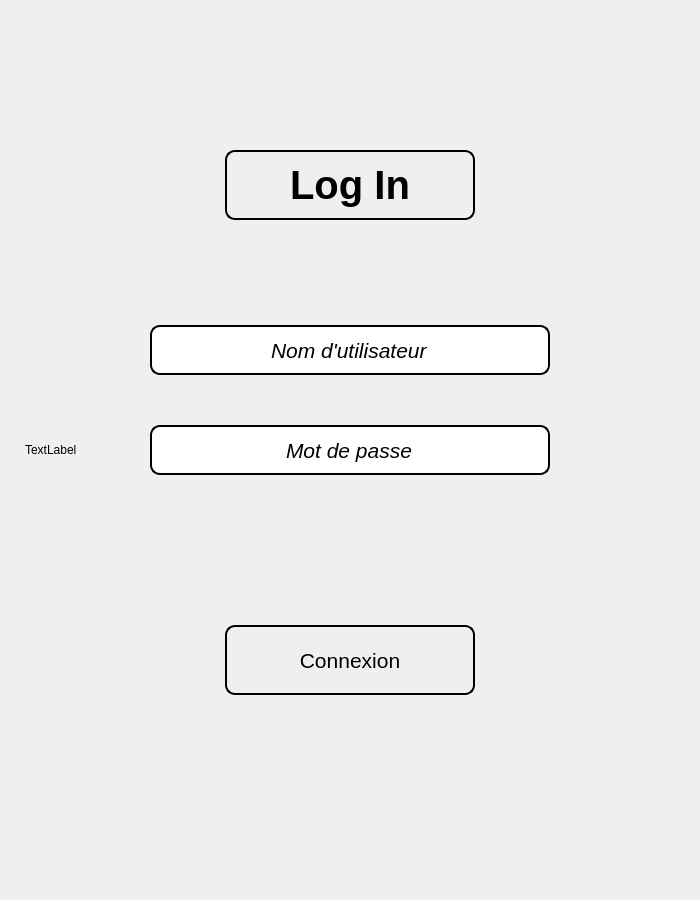
<?xml version="1.0" encoding="UTF-8"?>
<ui version="4.0">
 <class>Login</class>
 <widget class="QDialog" name="Login">
  <property name="geometry">
   <rect>
    <x>0</x>
    <y>0</y>
    <width>700</width>
    <height>900</height>
   </rect>
  </property>
  <property name="windowTitle">
   <string>Dialog</string>
  </property>
  <widget class="QWidget" name="widget" native="true">
   <property name="geometry">
    <rect>
     <x>25</x>
     <y>25</y>
     <width>650</width>
     <height>850</height>
    </rect>
   </property>
   <widget class="QLabel" name="label">
    <property name="geometry">
     <rect>
      <x>0</x>
      <y>0</y>
      <width>650</width>
      <height>850</height>
     </rect>
    </property>
    <property name="styleSheet">
     <string notr="true">border-image: url(:/img/img/cover.jpg);
border-radius: 20px;</string>
    </property>
    <property name="text">
     <string>TextLabel</string>
    </property>
   </widget>
   <widget class="QLabel" name="label_2">
    <property name="geometry">
     <rect>
      <x>200</x>
      <y>125</y>
      <width>250</width>
      <height>70</height>
     </rect>
    </property>
    <property name="font">
     <font>
      <pointsize>30</pointsize>
      <weight>75</weight>
      <bold>true</bold>
      <underline>false</underline>
      <strikeout>false</strikeout>
      <stylestrategy>PreferDefault</stylestrategy>
     </font>
    </property>
    <property name="styleSheet">
     <string notr="true">background: rgba(255, 255, 255, .5);
border: 2px solid;
border-radius: 10px;</string>
    </property>
    <property name="text">
     <string>Log In</string>
    </property>
    <property name="alignment">
     <set>Qt::AlignCenter</set>
    </property>
   </widget>
   <widget class="QLineEdit" name="lineEdit">
    <property name="geometry">
     <rect>
      <x>125</x>
      <y>300</y>
      <width>400</width>
      <height>50</height>
     </rect>
    </property>
    <property name="sizePolicy">
     <sizepolicy hsizetype="Expanding" vsizetype="Fixed">
      <horstretch>0</horstretch>
      <verstretch>0</verstretch>
     </sizepolicy>
    </property>
    <property name="font">
     <font>
      <family>MS Shell Dlg 2</family>
      <pointsize>16</pointsize>
      <weight>50</weight>
      <italic>true</italic>
      <bold>false</bold>
      <stylestrategy>PreferDefault</stylestrategy>
      <kerning>true</kerning>
     </font>
    </property>
    <property name="cursor">
     <cursorShape>IBeamCursor</cursorShape>
    </property>
    <property name="focusPolicy">
     <enum>Qt::StrongFocus</enum>
    </property>
    <property name="acceptDrops">
     <bool>true</bool>
    </property>
    <property name="layoutDirection">
     <enum>Qt::LeftToRight</enum>
    </property>
    <property name="autoFillBackground">
     <bool>false</bool>
    </property>
    <property name="styleSheet">
     <string notr="true">background: rgba(255, 255, 255, .5);
border: 2px solid;
border-radius: 10px;
color: rgba(0, 0, 0, .5);</string>
    </property>
    <property name="text">
     <string>Nom d'utilisateur</string>
    </property>
    <property name="cursorPosition">
     <number>0</number>
    </property>
    <property name="alignment">
     <set>Qt::AlignCenter</set>
    </property>
    <property name="cursorMoveStyle">
     <enum>Qt::LogicalMoveStyle</enum>
    </property>
   </widget>
   <widget class="QLineEdit" name="lineEdit_2">
    <property name="geometry">
     <rect>
      <x>125</x>
      <y>400</y>
      <width>400</width>
      <height>50</height>
     </rect>
    </property>
    <property name="font">
     <font>
      <pointsize>16</pointsize>
      <italic>true</italic>
     </font>
    </property>
    <property name="styleSheet">
     <string notr="true">background: rgba(255, 255, 255, .5);
border: 2px solid;
border-radius: 10px;
color: rgba(0, 0, 0, .5);</string>
    </property>
    <property name="text">
     <string>Mot de passe</string>
    </property>
    <property name="alignment">
     <set>Qt::AlignCenter</set>
    </property>
   </widget>
   <widget class="QPushButton" name="pushButton">
    <property name="geometry">
     <rect>
      <x>200</x>
      <y>600</y>
      <width>250</width>
      <height>70</height>
     </rect>
    </property>
    <property name="font">
     <font>
      <pointsize>16</pointsize>
     </font>
    </property>
    <property name="cursor">
     <cursorShape>PointingHandCursor</cursorShape>
    </property>
    <property name="styleSheet">
     <string notr="true">background: rgba(255, 255, 255, .5);
border: 2px solid;
border-radius: 10px;</string>
    </property>
    <property name="text">
     <string>Connexion</string>
    </property>
   </widget>
   <widget class="QLabel" name="label_3">
    <property name="geometry">
     <rect>
      <x>180</x>
      <y>500</y>
      <width>300</width>
      <height>30</height>
     </rect>
    </property>
    <property name="font">
     <font>
      <pointsize>12</pointsize>
      <weight>75</weight>
      <bold>true</bold>
     </font>
    </property>
    <property name="styleSheet">
     <string notr="true">color: red;</string>
    </property>
    <property name="text">
     <string/>
    </property>
    <property name="alignment">
     <set>Qt::AlignCenter</set>
    </property>
   </widget>
  </widget>
 </widget>
 <resources>
  <include location="GUItestDaniel.qrc"/>
 </resources>
 <connections/>
</ui>
